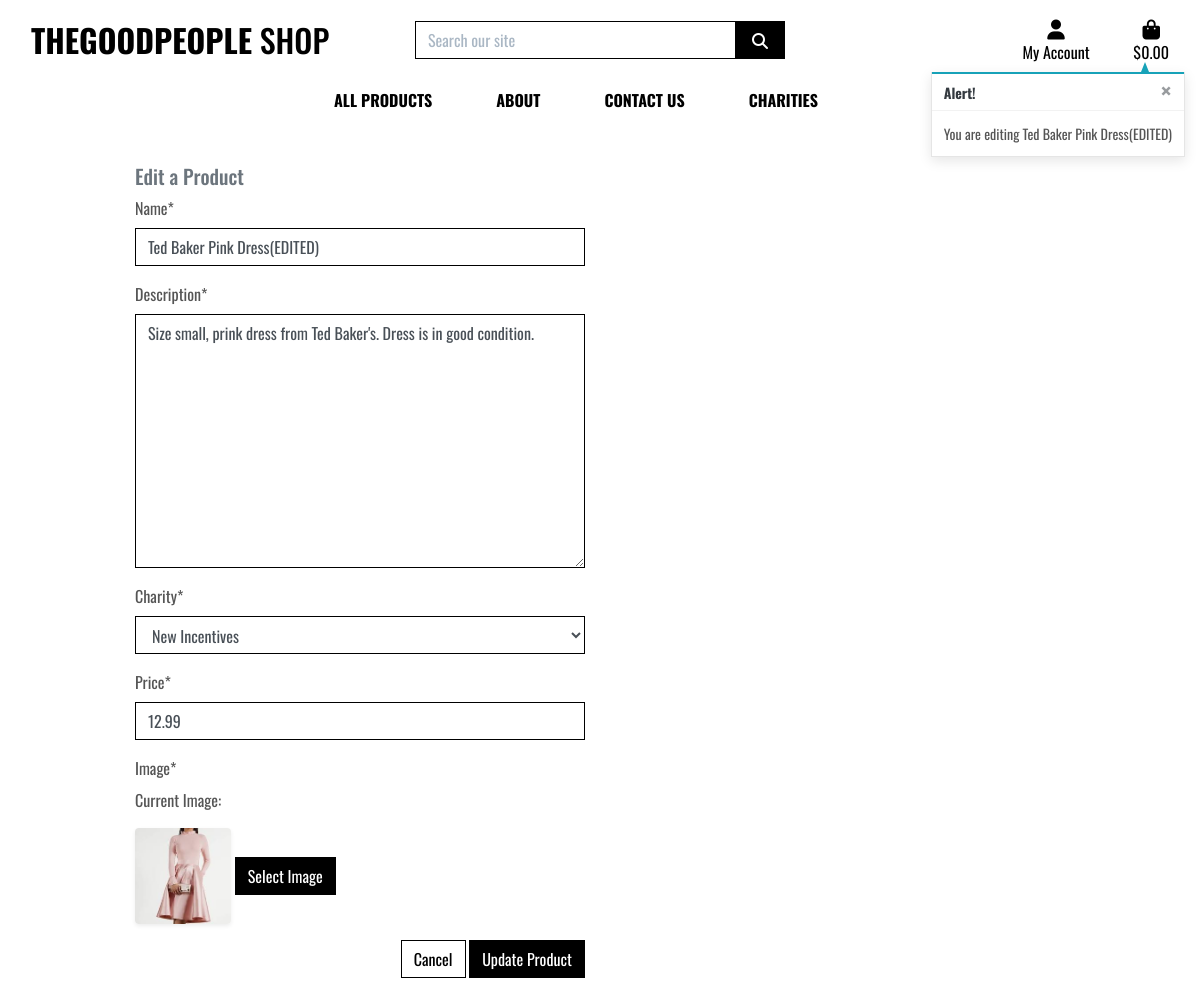
/products/edit/1 (signed in), run on the app's committed database.
### products/models.py (models this page shows, shortened)
class Product(models.Model):
    name = models.CharField(max_length=254)
    description = models.TextField()
    charity = models.CharField(
        max_length=254,
        choices=sorted_charities,
        default = '',
    )
    price = models.DecimalField(max_digits=6, decimal_places=2)
    image = models.ImageField(null=True, blank=True)

### products/views.py (the view)
# urls.py: path('edit/<int:product_id>', views.edit_product, name='edit_product'),
@login_required
def edit_product(request, product_id):
    product = get_object_or_404(Product, pk=product_id)
    if request.method == 'POST':
        form = ProductForm(request.POST, request.FILES, instance=product)
        if form.is_valid():
            form.save()
            messages.success(request, 'Successfully updated product!')
            return redirect(reverse('product_detail', args=[product.id]))
        else:
            messages.error(request, 'Failed to update product. Please ensure the form is valid.')
    else:
        form = ProductForm(instance=product)
        messages.info(request, f'You are editing {product.name}')
    template = 'products/edit_product.html'
    context = {
        'form': form,
        'product': product,
    }
    return render(request, template, context)

### products/forms.py
class ProductForm(forms.ModelForm):
    class Meta:
        model = Product
        fields = '__all__'
    image = forms.ImageField(label='Image', required=True, widget=CustomClearableFileInput)
    def __init__(self, *args, **kwargs):
        super().__init__(*args, **kwargs)
        for field_name, field in self.fields.items():
            field.widget.attrs['class'] = 'border-black rounded-0'

### cart/contexts.py (called while the page is built, shortened)
def cart_contents(request):
    cart_items = []
    total = 0
    product_count = 0
    cart = request.session.get('cart', {})
    if total < settings.FREE_DELIVERY_THRESHOLD:
        delivery = total * Decimal(settings.STANDARD_DELIVERY_PERCENTAGE / 100)
        free_delivery_delta = settings.FREE_DELIVERY_THRESHOLD - total
    else:
        delivery = 0
        free_delivery_delta = 0
    grand_total = delivery + total
    context = {
        'cart_items': cart_items,
        'total': total,
        'product_count': product_count,
        'delivery': delivery,
        'free_delivery_delta': free_delivery_delta,
        'free_delivery_threshold': settings.FREE_DELIVERY_THRESHOLD,
        'grand_total': grand_total,
    }
    return context

### products/templates/products/edit_product.html (shortened to what this page needs)
{% extends "base.html" %}
{% load static %}
{% block page_header %}
    <div class="container header-container">
    </div>
{% endblock %}
{% block content %}
    <div class="overlay"></div>
    <div class="container">
        <div class="row">
            <div class="col-12 col-md-6">
                <h5 class="text-muted">Edit a Product</h5>
            </div>
        </div>
        <div class="row">
            <div class="col-12 col-md-6">
                <form method="POST" action="{% url 'edit_product' product.id %}" class="form mb-2" enctype="multipart/form-data">
                    {% for field in form %}
                        {{ field | as_crispy_field }}
                    {% endfor %}
                    <div class="text-right">
                        <a class="btn btn-outline-black rounded-0" href="{% url 'products' %}">Cancel</a>
                        <button class="btn btn-black rounded-0" type="submit">Update Product</button>
                    </div>
                </form>
            </div>
        </div>
    </div>
{% endblock %}

### static/css/base.css (style rules this page uses)
html { height: 100%; }
body { background: url('../images/homepage_background.jpeg') no-repeat center center fixed; background-size: cover; color: #555; font-family: 'Oswald'; }
.btn-black { background: black; color: white; }
.btn-outline-black { background: white; color: black !important; border: 1px solid black; }
.border-black { border: 1px solid black !important; }
.overlay { height: 100%; width: 100%; top: 0; left: 0; position: fixed; background: white; z-index: -1; }
@media (min-width: 1200px) { .container { max-width: 80%; } }
@media (min-width: 992px) { .header-container { padding-top: 164px; } }

### data on the page
Product: name "Ted Baker Pink Dress(EDITED)" "Size small, prink dress from Ted Baker's. Dress is in good condition." "New Incentives" "12.99" "Image *"

### other printed values
{{ message }} "You are editing Ted Baker Pink Dress(EDITED)"
{{ widget.initial_text }} "Current Image"
